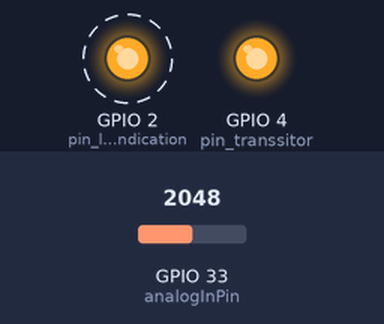
Bench run of a sketch on a simulated ESP32. Parts: output pins drawn as LEDs (lit = HIGH). Dashed ring = blinking. The test bench sets the inputs (shaded band); at power-on: GPIO 33 (analogInPin) = 2048. What the sketch prints to the serial monitor is not drawn.

Above: at 2.0 s.
Timing chart, 0 to 6.1 s (numbered marks = the images above):
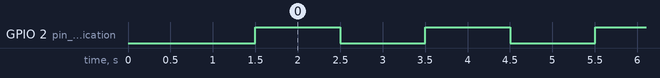

Measured:
- by itself, GPIO 2 (pin_led_indication): alternates HIGH for 1.0 s and LOW for 1.0 s

The sketch:

bateria.ino
```cpp
/*
  Sketch generated by the Arduino IoT Cloud Thing "Battery Monitoring"
  https://create.arduino.cc/cloud/things/b7067d44-2084-45ca-bb06-424a1af2eb74
  Arduino IoT Cloud Variables description
  The following variables are automatically generated and updated when changes are made to the Thing

  Variables which are marked as READ/WRITE in the Cloud Thing will also have functions
  which are called when their values are changed from the Dashboard.
  These functions are generated with the Thing and added at the end of this sketch.
*/

float voltage;
int bat_percentage;
int analogInPin  = 33;    // Analog input pin
int sensorValue;
float calibration = 0.36; // Check Battery voltage using multimeter & add/subtract the value
void setup() {
  pinMode(4,OUTPUT); //pin transsitor
  digitalWrite(4,HIGH);
  pinMode(2,OUTPUT); //pin led indication

  // Initialize serial and wait for port to open:
  Serial.begin(115200);
  // This delay gives the chance to wait for a Serial Monitor without blocking if none is found
  delay(1500);
}
void loop() {
 sensorValue = analogRead(analogInPin);
  voltage = (((sensorValue * 3.3) / 4096) * 2 + calibration); //multiply by two as voltage divider network is 100K & 100K Resistor

  bat_percentage = mapfloat(voltage, 2.8, 4.2, 0, 100); //2.8V as Battery Cut off Voltage & 4.2V as Maximum Voltage

  if (bat_percentage >= 100)
  {
    bat_percentage = 100;
  }
  if (bat_percentage <= 0)
  {
    bat_percentage = 1;
  }

  Serial.print("Analog Value = ");
  Serial.print(sensorValue);
  Serial.print("\t Output Voltage = ");
  Serial.print(voltage);
  Serial.print("\t Battery Percentage = ");
  Serial.println(bat_percentage);
  digitalWrite(2,!digitalRead(2));
  delay(1000);

}
float mapfloat(float x, float in_min, float in_max, float out_min, float out_max)
{
  return (x - in_min) * (out_max - out_min) / (in_max - in_min) + out_min;
}
```
